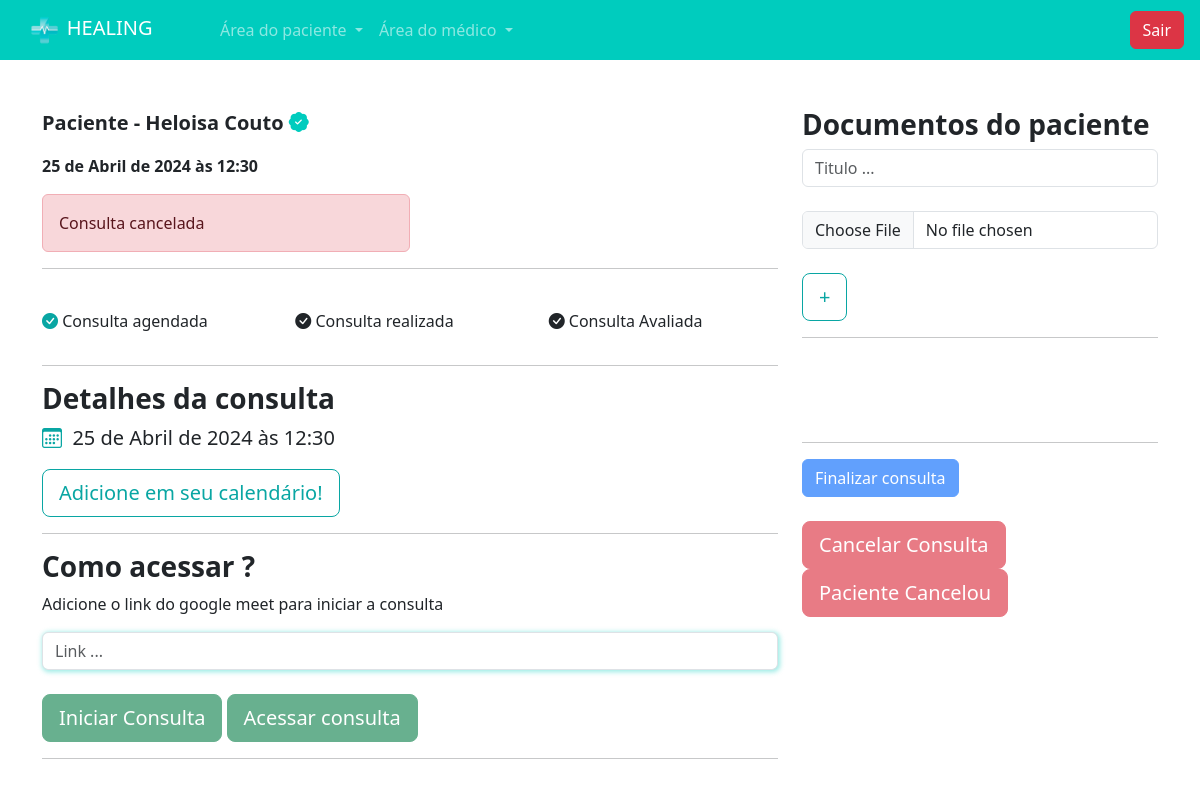
Screenshot of /medicos/consulta_area_medico/37/ (signed in) with the database file from the repository.
### paciente/models.py (models this page shows, shortened)
class Consulta(models.Model):
    status_choices = (
        ('A', 'Agendada'),
        ('F', 'Finalizada'),
        ('C', 'Cancelada'),
        ('I', 'Iniciada'),
        ('S', 'Avaliada')
    )
    paciente = models.ForeignKey(User, on_delete=models.DO_NOTHING)
    data_aberta = models.ForeignKey(DatasAbertas, on_delete=models.DO_NOTHING)
    status = models.CharField(max_length=1, choices=status_choices, default='A')
    link = models.URLField(null=True, blank=True)

### medico/models.py (models this page shows, shortened)
class DatasAbertas(models.Model):
    data = models.DateTimeField()
    user = models.ForeignKey(User, on_delete=models.DO_NOTHING)
    agendado = models.BooleanField(default=False)

### medico/views.py (the view, shortened to what this page needs)
# urls.py: path('consulta_area_medico/<int:id_consulta>/', views.consulta_area_medico, name="consulta_area_medico"),
def consulta_area_medico(request, id_consulta):
    if not is_medico(request.user):
        messages.add_message(request, constants.WARNING, 'Somente médicos podem acessar essa página.')
        return redirect('/usuarios/sair')
    if request.method == "GET":
        consulta = Consulta.objects.get(id=id_consulta)
        documentos = Documento.objects.filter(consulta=consulta)
        avaliacoes = Avaliacoes.objects.filter(consulta_id=id_consulta)
        return render(request, 'consulta_area_medico.html', {'consulta': consulta, 'documentos': documentos, 'avaliacoes':avaliacoes, 'is_medico': is_medico(request.user)})

### medico/models.py (called while the page is built)
def is_medico(user):
    return DadosMedico.objects.filter(user=user).exists()

### medico/templates/consulta_area_medico.html (shortened to what this page needs)
{% extends "base.html" %}
{% load static %}
{% block 'head' %}
    <link rel="stylesheet" href="{% static 'medicos/css/abrir_horario.css' %}">
    <link rel="stylesheet" href="{% static 'usuarios/css/usuarios.css' %}">
    <link rel="stylesheet" href="{% static 'medicos/css/cadastro_medico.css' %}">
    <link rel="stylesheet" href="{% static 'pacientes/css/home.css' %}">
    <link rel="stylesheet" href="{% static 'pacientes/css/agendar_horario.css' %}">
    <link rel="stylesheet" href="https://cdn.jsdelivr.net/npm/bootstrap-icons@1.11.3/font/bootstrap-icons.min.css">
{% endblock 'head' %}
{% block 'body' %}
    {% include "partials/navbar.html" %}
    <br><br>
    <div class="container">
        <div class="row">
            <div class="col-md-8">
                <div class="row">
                    <div class="col-md">
                        <p style="font-size: 20px" class="p-bold">Paciente - {{consulta.paciente.get_full_name}} <i class="bi bi-patch-check-fill icon-main"></i></p>
                        <p class="p-bold">{{consulta.data_aberta.data}}</p>
                    </div>
                </div>
                <div class="col-md-6">
                    {% if consulta.status == 'C' %}
                        <div class="alert alert-danger" role="alert">
                            Consulta cancelada
                        </div>
                    {% elif consulta.status == 'F' %}
                        <div class="alert alert-success" role="alert">
                            Consulta Finalizada
                        </div>
                    {% elif consulta.status == 'I' %}
                        <div class="alert alert-primary" role="alert">
                            Consulta inicializada, acesse o link imediatamente!
                        </div>
                    {% endif %}
                </div>
                <hr>
                <br>
                <div class="row">
                    <div class="col-md">
                        <p><i class="color-dark bi bi-check-circle-fill"></i> Consulta agendada</p>
                    </div>
                    <div class="col-md">
                        <p><i class="{% if consulta.status == 'F' or consulta.status == 'S' %}color-dark{% endif %} bi bi-check-circle-fill"></i> Consulta realizada</p>
                    </div>
                    <div class="col-md">
                        <p><i class="{% if consulta.status == 'S' %}color-dark{% endif %} bi bi-check-circle-fill"></i> Consulta Avaliada</p>
                    </div>
                </div>
                <hr>
                <div class="row">
                    <div class="col-md">
                        <h3 class="p-bold">Detalhes da consulta</h3>
                        <p style="font-size:20px"><i class="bi bi-calendar3 color-dark"></i>&nbsp {{consulta.data_aberta.data}}</p>
                        <a href="https://calendar.google.com" target="_blank" style="cursor-pointer" class="btn btn-dark-color-outline btn-lg">Adicione em seu calendário!</a>
                    </div>
                </div>
                <hr>
                <h3 class="p-bold">Como acessar ?</h3>
                <p>Adicione o link do google meet para iniciar a consulta</p>
                <form action="{% url 'consulta_area_medico' consulta.id %}" method="POST">{% csrf_token %}
                    <input type="text" name="link" class="form-control shadow-main-color" id="" placeholder="Link ..." value="{% if consulta.link %}{{consulta.link}}{% endif %}">
                    <br>
                    {% if consulta.status == 'A' %}
                        <input type="submit" class="btn btn-success btn-dark-color btn-lg" value="Iniciar Consulta">
                    {% else %}
                        <input type="submit" class="btn btn-success btn-dark-color btn-lg disabled" value="Iniciar Consulta">
                    {% endif %}
                    {% if consulta.status == 'I' and consulta.link %}
                         <a href="{{consulta.link}}" target="_blank" class="btn btn-success btn-dark-color btn-lg" >Acessar consulta</a>
                    {% else %}
                        <a href="{{consulta.link}}"  class="btn btn-success btn-dark-color btn-lg disabled" >Acessar consulta</a>
                    {% endif %}
                </form>
                <hr>
                <br>
                <br>
                <br>
                <br>
            </div>
            <div class="col-md">
                <h3 class="p-bold">Documentos do paciente</h3>
                <form action="{% url 'add_documento' consulta.id %}" method="POST" enctype="multipart/form-data">{% csrf_token %}
                    <input type="text" name="titulo" class="form-control" placeholder="Titulo ...">
                    <br>
                    <input type="file" name="documento" class="form-control">
                    <br>
                    <input type="submit" class="btn btn-dark-color-outline btn-lg" value="+">
                </form>
                <hr>
                <br>
                <br><br>
                <hr>
                {% if consulta.status == 'I' %}
                    <a href="{% url 'finalizar_consulta' consulta.id %}" class="btn btn-primary" >Finalizar consulta</a>
                {% else %}
                    <a href="{% url 'finalizar_consulta' consulta.id %}" class="btn btn-primary disabled" >Finalizar consulta</a>
                {% endif %}
                <br><br>
                {% if consulta.status == 'A' %}
                    <a href="{% url 'cancelar_consulta_med2' consulta.id %}" class="btn btn-danger btn-lg" >Cancelar Consulta</a>
                {% else %}
                    <a href="{% url 'cancelar_consulta_med2' consulta.id %}" class="btn btn-danger btn-lg disabled" >Cancelar Consulta</a>
                {% endif %}
                {% if consulta.status == 'A' %}
                    <a href="{% url 'cancelar_consulta_med2' consulta.id %}" class="btn btn-danger btn-lg" >Paciente Cancelou</a>
                {% else %}
                    <a href="{% url 'cancelar_consulta_med2' consulta.id %}" class="btn btn-danger btn-lg disabled" >Paciente Cancelou</a>
                {% endif %}
            </div>
        </div>
    </div>
{% endblock 'body' %}

### templates/static/geral/css/base.css (style rules this page uses)
:root { --main-color: #00CCBE; --dark-color: #09A6A3; --contrast-color: #FFD686; }
.p-bold { font-weight: bold; }
.color-dark { color: var(--dark-color); }

### templates/static/usuarios/css/usuarios.css (style rules this page uses)
.btn-dark-color { background-color: var(--dark-color); color: white; }
.btn-dark-color-outline { border: 1px solid var(--dark-color); color: var(--dark-color) }

### templates/static/medicos/css/cadastro_medico.css (style rules this page uses)
.shadow-main-color { box-shadow: 1px 1px 5px 1px rgba(0, 204, 190,.4); }

### templates/static/pacientes/css/home.css (style rules this page uses)
.icon-main { color: var(--main-color); }

### rows the page displays
Consulta: paciente.get_full_name "Heloisa Couto", data_aberta.data "25 de Abril de 2024 às 12:30"
